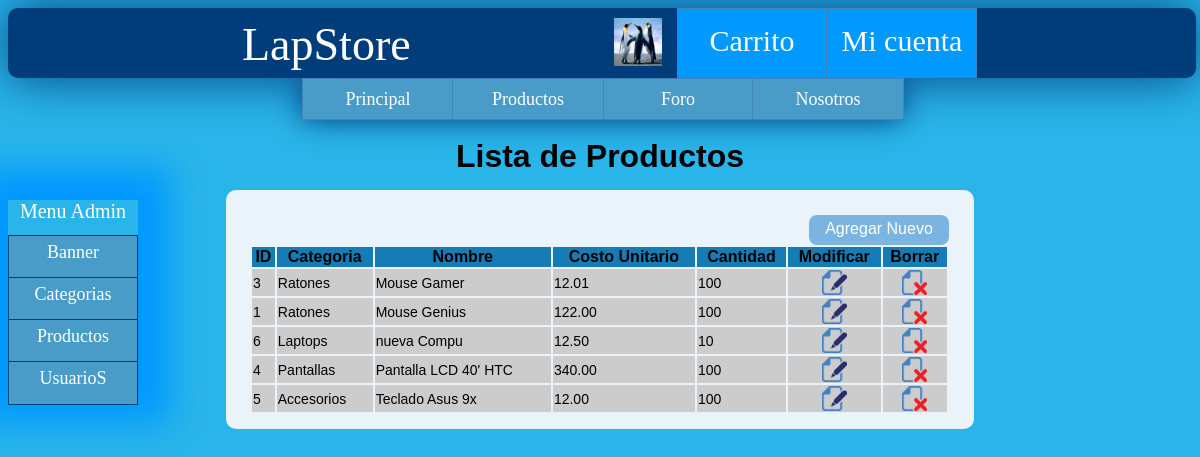
The app's page /adm_producto_lista.php (signed in) with its own data.
### tables this page shows
CREATE TABLE IF NOT EXISTS `producto` (
  `productoId` int(11) NOT NULL AUTO_INCREMENT,
  `nombre` varchar(200) DEFAULT NULL,
  `categoriaId` int(11) NOT NULL,
  `envio` decimal(9,2) NOT NULL,
  `costo` decimal(9,2) NOT NULL,
  `cantidad` int(11) NOT NULL,
  `url_icono` varchar(200) DEFAULT NULL,
  `descripcion` varchar(1000) NOT NULL,
  PRIMARY KEY (`productoId`),
  KEY `categoriaId` (`categoriaId`)
);

CREATE TABLE IF NOT EXISTS `categoria` (
  `categoriaId` int(11) NOT NULL AUTO_INCREMENT,
  `nombre` varchar(200) DEFAULT NULL,
  `cantidad` int(11) NOT NULL,
  `url_icono` varchar(200) DEFAULT NULL,
  `descripcion` varchar(1000) NOT NULL,
  PRIMARY KEY (`categoriaId`)
);

### include_php/DB/conexionGeneral.php (called while the page is built, shortened)
<?php
    function selecionarBD($conexion) {
        return mysql_select_db($GLOBALS["base_datos"], $conexion);
    }
    function ejecutarConsulta($query,$onexion) {
        return mysql_query($query, $onexion);
    }
    function cerrarConexion($conexion) {
        return @mysql_close($conexion);
    }
?>

### include_php/DB/productoDB.php (called while the page is built, shortened)
<?php
include_once 'conexionGeneral.php';
    function obtenerTodosProductos(){
        $conexion=abrirConexion();
        $sql = "SELECT * FROM producto ORDER BY nombre ASC";
        $resultado_peticion = ejecutarConsulta($sql,$conexion);
        $indice=0;
        $categorias = array();
        while ($fila = mysql_fetch_array($resultado_peticion)){
            $indice++;
            $categorias[$indice]=$fila;
        }
        return $categorias;
    }
?>

### include_php/DB/catalogoDB.php (called while the page is built, shortened)
<?php
include_once 'conexionGeneral.php';
function obtenerCategoriaPorId($categoriaId) {
    $conexionDB = abrirConexion();
    $sql = "SELECT * FROM categoria WHERE categoriaId = '" . mysql_real_escape_string($categoriaId) . "'";
    $resultado_peticion = mysql_query($sql, $conexionDB);
    if (!$resultado_peticion) {
        $cerror = "No fue posible recuperar la información de la base de datos.<br>";
        $cerror .= "SQL: $cquery <br>";
        $cerror .= "Descripción: " . mysql_error($conexionDB);
        die($cerror);
    } else {
        while ($fila = mysql_fetch_array($resultado_peticion)) {
            return $fila;
        }
        return "";
    }
}
?>

### include_php/_gestion_producto.php (the view, shortened to what this page needs)
<?php
include_once 'DB/catalogoDB.php';
include_once 'DB/productoDB.php';
function listarProductosConOpciones() {
    $SALTO = "\n";
    $productos = obtenerTodosProductos();
    $cadena_post = "";
    $index = 1;
    foreach ($productos as $producto) {
        $class = "";
        if ($index % 2 == 0)
            $class = "par";
        $categoria = obtenerCategoriaPorId($producto['categoriaId']);
        $cadena_post .='            <tr class="' . $class . '">' . $SALTO;
        $cadena_post .='                <td>' . $producto['productoId'] . '</td>' . $SALTO;
        $cadena_post .='                <td>' . $categoria['nombre'] . '</td>' . $SALTO;
        $cadena_post .='                <td>' . $producto['nombre'] . '</td>' . $SALTO;
        $cadena_post .='                <td>' . $producto['costo'] . '</td>' . $SALTO;
        $cadena_post .='                <td>' . $producto['cantidad'] . '</td>' . $SALTO;
        $cadena_post .='                <td class="editar"><a href="adm_producto_modificar.php?productoId=' . $producto['productoId'] . '"><img src="img/utileria/editar.png" alt="Editar"/></a></td>' . $SALTO;
        $cadena_post .='               	<td class="borrar"><a onclick = "confirmarEliminacionProducto(' . $producto['productoId'] . ')" href="#"><img src="img/utileria/borrar.png" alt="Borrar"/></a></td>' . $SALTO;
        $cadena_post .='            </tr>' . $SALTO;
        $index++;
    }
    return $cadena_post;
}
?>

### css/css_plantilla.css (style rules this page uses)
body { overflow-y:scroll; background:#29B5E9; font-family:Arial, Helvetica, sans-serif; }
a { text-decoration:none; }
img[alt] { font-size: 9px; }

### css/css_menu_adm.css (style rules this page uses)
ul,a { margin: 0px; padding: 0px; outline: 0; }

### css/css_tablas.css (style rules this page uses)
div.tabla table tr.par { background:#7AB5E2; }
div.tabla table tr td.borrar,div.tabla table tr td.editar { text-align:center; }
div.tabla table tr td img { width:25px; height:25px; }
div.tabla table tr td { font-size:14px; background:#CCC; }

### records on screen
producto: productoId "3", categoriaId.nombre "Ratones", nombre "Mouse Gamer", costo "12.01", cantidad "100"
producto: productoId "1", categoriaId.nombre "Ratones", nombre "Mouse Genius", costo "122.00", cantidad "100"
producto: productoId "6", categoriaId.nombre "Laptops", nombre "nueva Compu", costo "12.50", cantidad "10"
producto: productoId "4", categoriaId.nombre "Pantallas", nombre "Pantalla LCD 40' HTC", costo "340.00", cantidad "100"
producto: productoId "5", categoriaId.nombre "Accesorios", nombre "Teclado Asus 9x", costo "12.00", cantidad "100"
